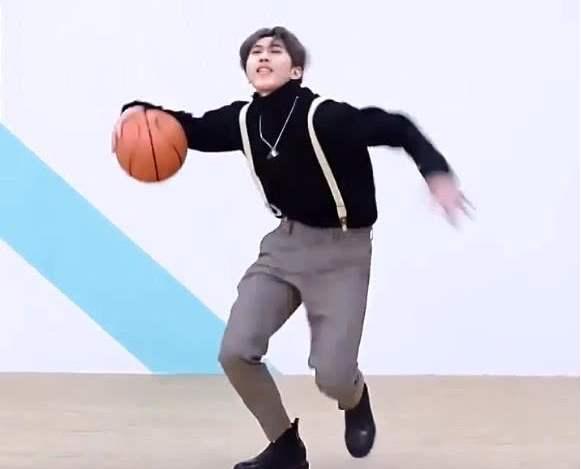
#> input picture data/test3.png, 581 x 469 px
$ python main.py
#> lines starting #> are read from the running program, lines starting #| are printed output that depends on the picture
### preprogress.py
from cv2 import cv2
import numpy as np

def read_preprogress(path):
    # read the picture and transform it to gray,and then return the array data of pic
#> called with path = 'data/test3.png'
    img = cv2.imread(path,1)
#> img is the input picture: shape (469, 581, 3); mean B, G, R 209.7, 199.3, 199.4
    img_gray = cv2.cvtColor(img,cv2.COLOR_BGR2GRAY)
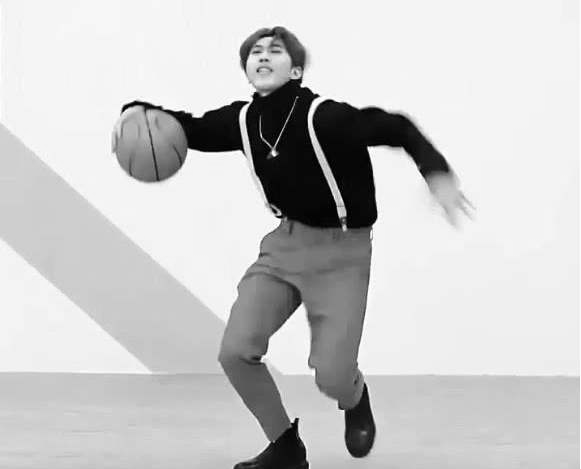
#> img_gray: shape (469, 581); min 0, max 255, mean 200.5
    return img_gray

def strdata_progress(preprogressed):
    str_data = []
    img_y_len = len(preprogressed)
#> img_y_len = 469
    img_x_len = len(preprogressed[0])
#> img_x_len = 581
    str_y_len = int(img_y_len / 16)
#> str_y_len = 29
    str_x_len = int(img_x_len / 4)
#> str_x_len = 145
    str_data = np.zeros((str_y_len,str_x_len))
    for y in range(str_y_len):
        for x in range(str_x_len):
            data_sum = 0
            for pic_y in range(y * 16,y * 16 + 16):
                for pic_x in range(x * 4,x * 4 + 4):
                    data_sum = data_sum + preprogressed[pic_y][pic_x]
            data_ave = int(data_sum / 64)
            str_data[y][x] = data_ave
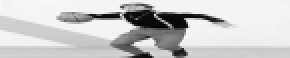
#> str_data: shape (29, 145) float64 (shown 2 times larger); min 4, max 248, mean 200.4
    return str_data

### transform.py
import numpy as np

def transform_str(preprogressed):
    # transform the array data return from function read_preprogress() to strpic
    x_max = len(preprogressed[0])
#> x_max = 145
    y_max = len(preprogressed)
#> y_max = 29
    strs_list_sort = ["#","8","X","O","H","L","T","I",")","i","=","+",";",":",",","."]
    strs_list = np.full((y_max,x_max),".")
    for x in range(x_max):
        for y in range(y_max):
            num = int(preprogressed[y][x] / 15.5) - 1
            strs_list[y][x] = strs_list_sort[num]
    return strs_list

### main.py
# -*- encoding:utf-8 -*-
# author:zenith
# content:A python program which can transform picture to string picture

import preprogress
import transform

if __name__ == "__main__":
    path = "data/test3.png"
    img = preprogress.read_preprogress(path)
    data = preprogress.strdata_progress(img)
    result = transform.transform_str(data)
    for y in range(len(result)):
        for x in range(len(result[0])):
            print(result[y][x],end='')
        print('\n')
#> this loop made 29 passes
#> (printed output is left out)
